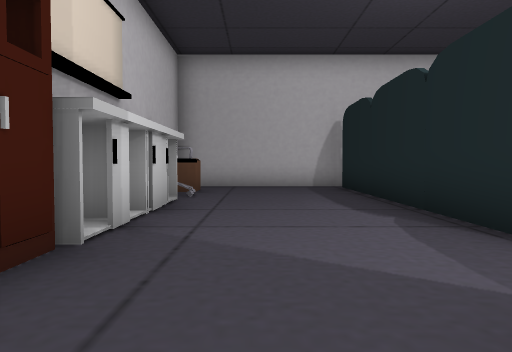
view 1 (above)

19 first-person views from a walk through a Godot game level. The camera is 1.3 m above the floor, tilts 2° down and sees 70° across. The floor is counted in squares, 2 m on a side. Each view is taken from the middle of a square. On the plan, view 1 faces up. The plan holds only what a view shows up to about 11 squares ahead; the rest is blank.

view 2
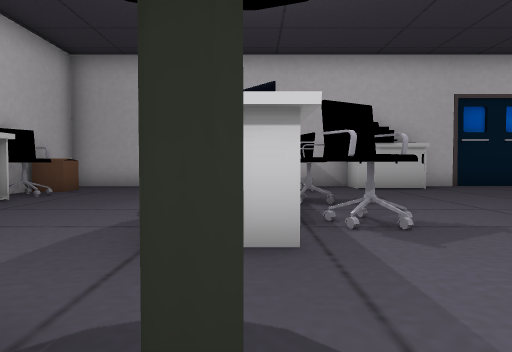

view 3
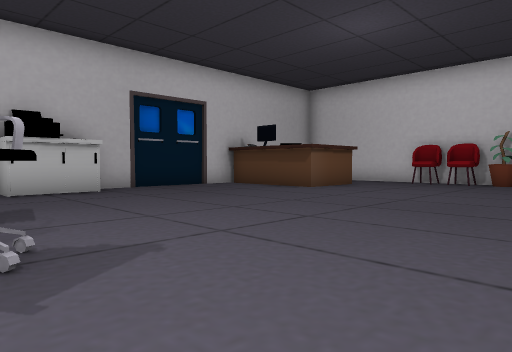

view 4
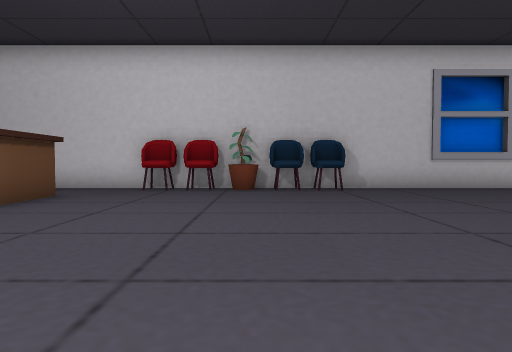

view 5
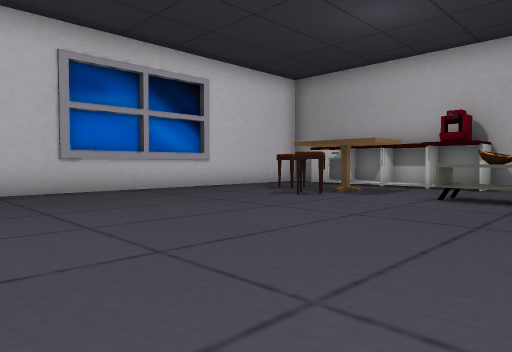

view 6
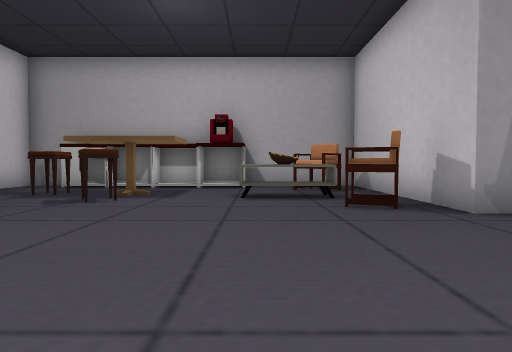

view 7
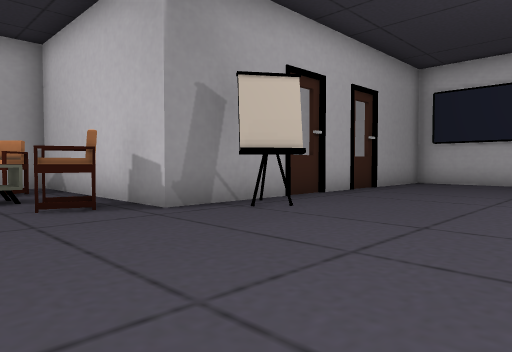

view 8
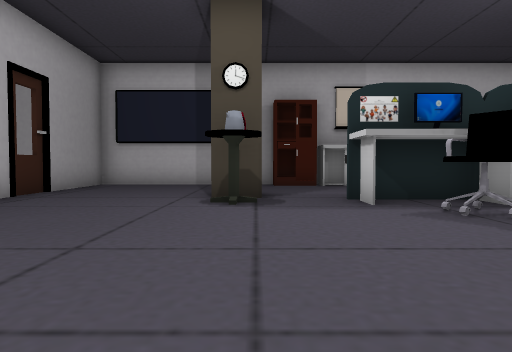

view 9
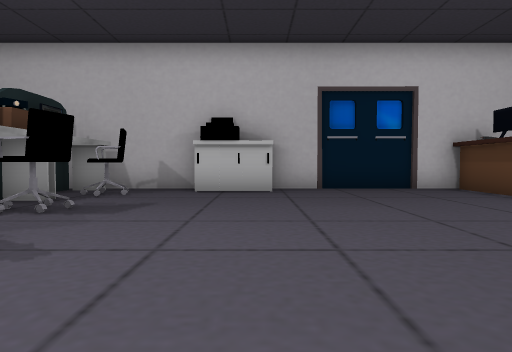

view 10
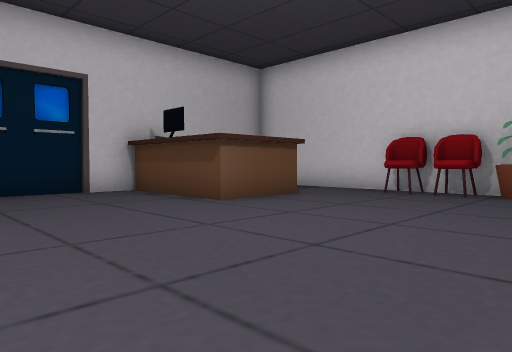

view 11
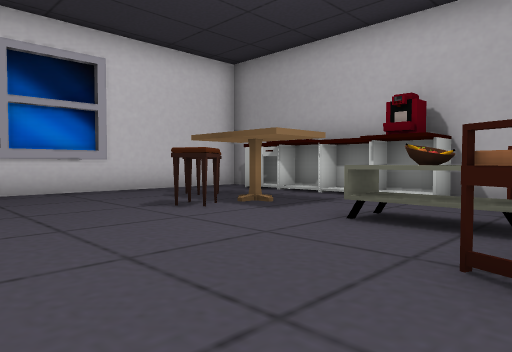

view 12
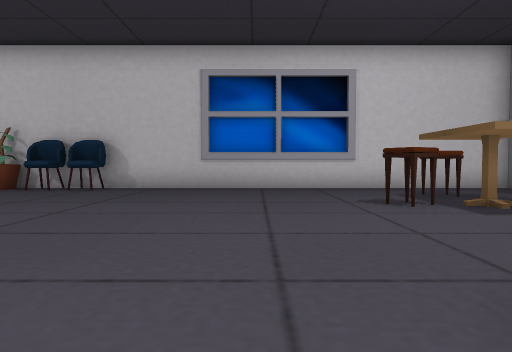

view 13
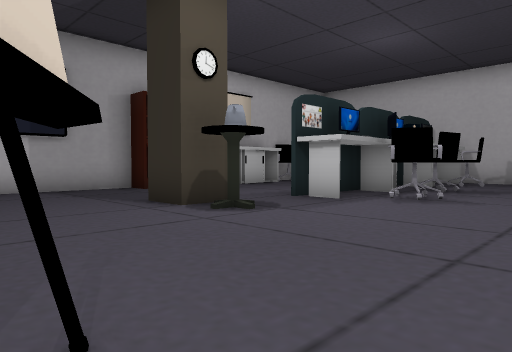

view 14
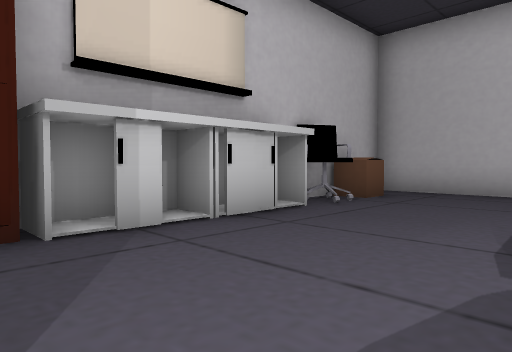

view 15
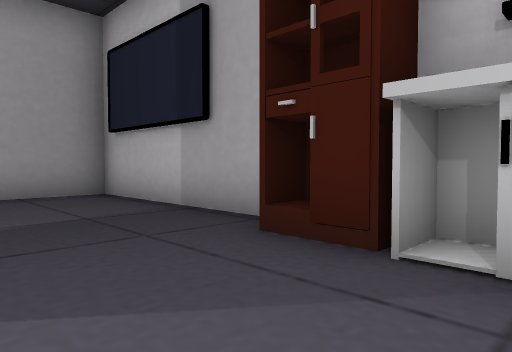

view 16
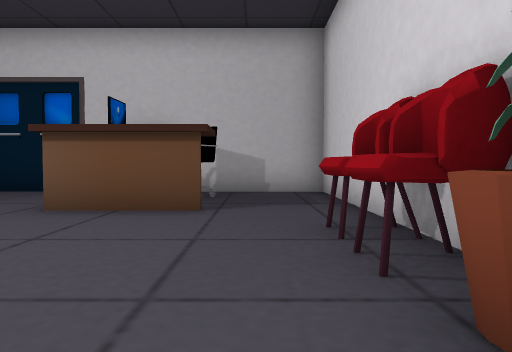

view 17
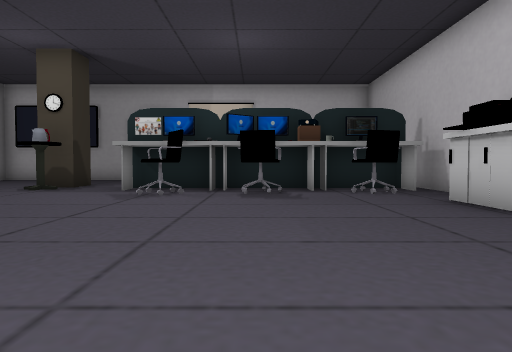

view 18
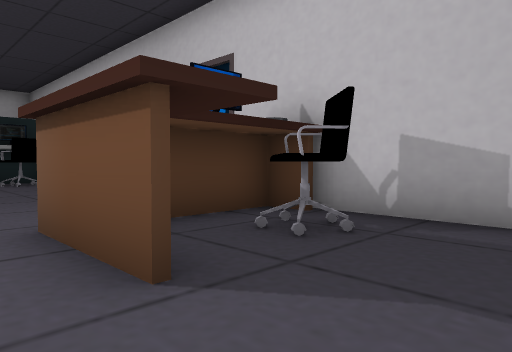

view 19
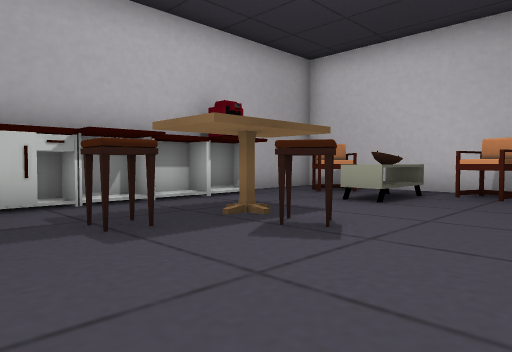

### Floor plan
Points are (right, up) in squares from view 1. A wall is a line through its corners. A room is listed if a view was taken in it or the views show most of it. See-through windows are left out.
Room 1 (views 1, 2, 3, 4, 5, 6, 7, 8, 9, 10, 11, 12, 13, 14, 15, 16, 17, 18, 19)
walls: (5.4, -2.4) (5.8, -2.7); (3.4, 2.8) (2.6, 2.8); (2.3, 3.3) (2.3, 9.9); (2.9, 5.3) (3.4, 5.3); (2.6, 5) (3.4, 5); (3.5, 7.3) (2.5, 7.3); (15.7, 1.9) (15.7, 2.5); (16.1, 0.7) (15.7, 0.9) (15.7, 1.5); (16.1, 1.8) (16.4, 2.5); (15.7, 4) (15.7, 4.6); (16.3, 0.9) (15.8, 2.1); (16.3, 0.8) (15.7, 0.9); (16, 3.9) (16.4, 4.9); (15.7, 4.9) (15.7, 5.6); (14.3, 7) (12.1, 7) (12.1, 8.5); (16, 4.7) (16.4, 5.7); (12.1, 9.4) (12.1, 10.4) (7.4, 10.4); (5.5, 10.4) (-2.2, 10.4) (-2.2, 7.6); (3.5, 9.7) (2.4, 9.7) (2.4, 2.9); (-2.2, 1.2) (-2.2, -3.7) (7.2, -3.7) (7.2, -9.6) (10.4, -9.6); (-1.4, 9) (-1.4, 8.3) (-2.1, 8.3); (15.5, -9.6) (16.5, -9.6) (16.5, 6.4)
ways out: opening at (15.5, 7) to room 2
objects: shelf (-2, 2); cabinet (-2, 4); cabinet (-2, 6); chair (-2, 7); pillar (2, 1); chair (4, 4); chair (4, 6); chair (4, 9); cabinet (6, 10) to (7, 10); chair (8, -8) to (9, -8); chair (8, -5); other object (9, -6); cabinet (10, -10) to (11, -9); other object (10, -6); cabinet (12, -10) to (12, -9); cabinet (13, -9) to (14, -9); stool (13, -5); stool (14, -7); cabinet (15, -9)
Room 2 (no view inside)
walls: (12.6, 10) (12.2, 10) (12.2, 8.2); (12.1, 8.5) (12.1, 9.4); (16.5, 6.4) (16.5, 10.4) (13.5, 10.4)
ways out: opening at (15.5, 7) to room 1
objects: other object (13, 10); chair (14, 9)

Positions as (right, up) in squares from view 1, and headings:
1: (0, 0), facing up
2: (3, 0), facing up
3: (4, 1), facing up-right
4: (7, 3), facing right
5: (8, 1), facing down-right
6: (10, 1), facing down
7: (10, 1), facing down-left
8: (9, 1), facing left
9: (7, 1), facing up
10: (8, 2), facing up-right
11: (8, -2), facing down-right
12: (7, -3), facing right
13: (7, -3), facing up-left
14: (2, 2), facing up-left
15: (1, 4), facing down-left
16: (15, 2), facing up
17: (12, 6), facing left
18: (16, 6), facing up-left
19: (16, -3), facing down-left
